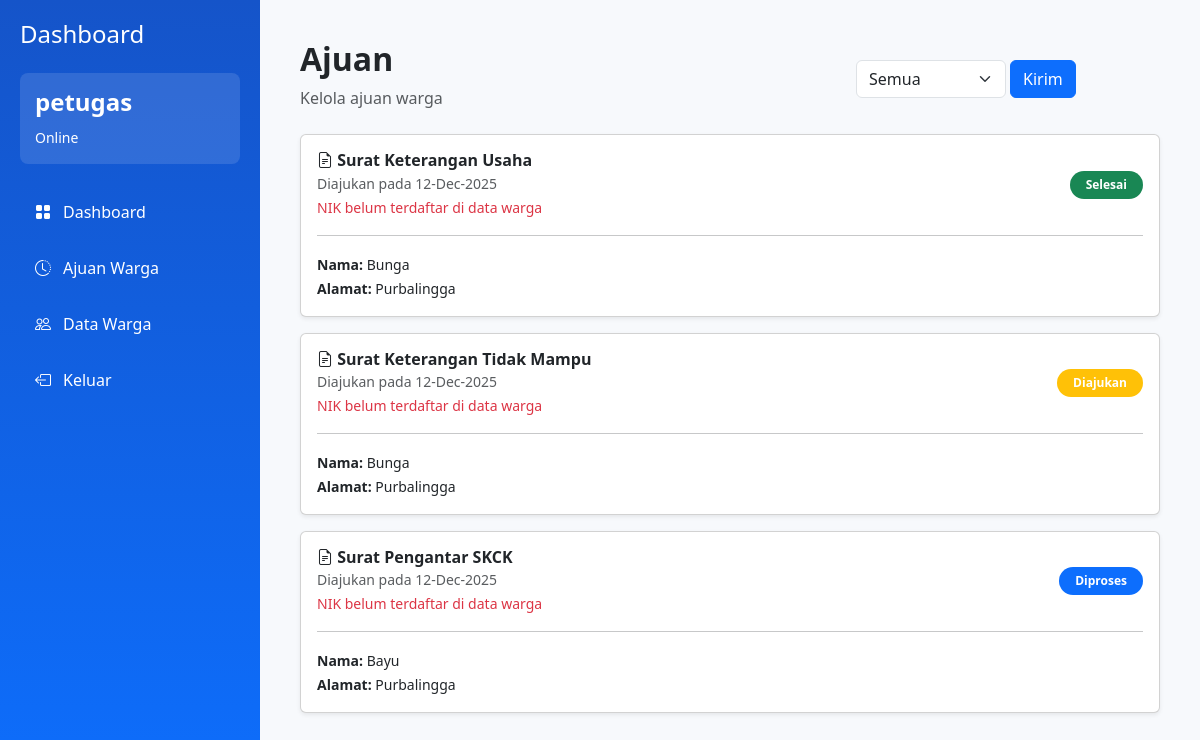
Page /Admin/index.php?p=ajuan (signed in) on the earlier database version.
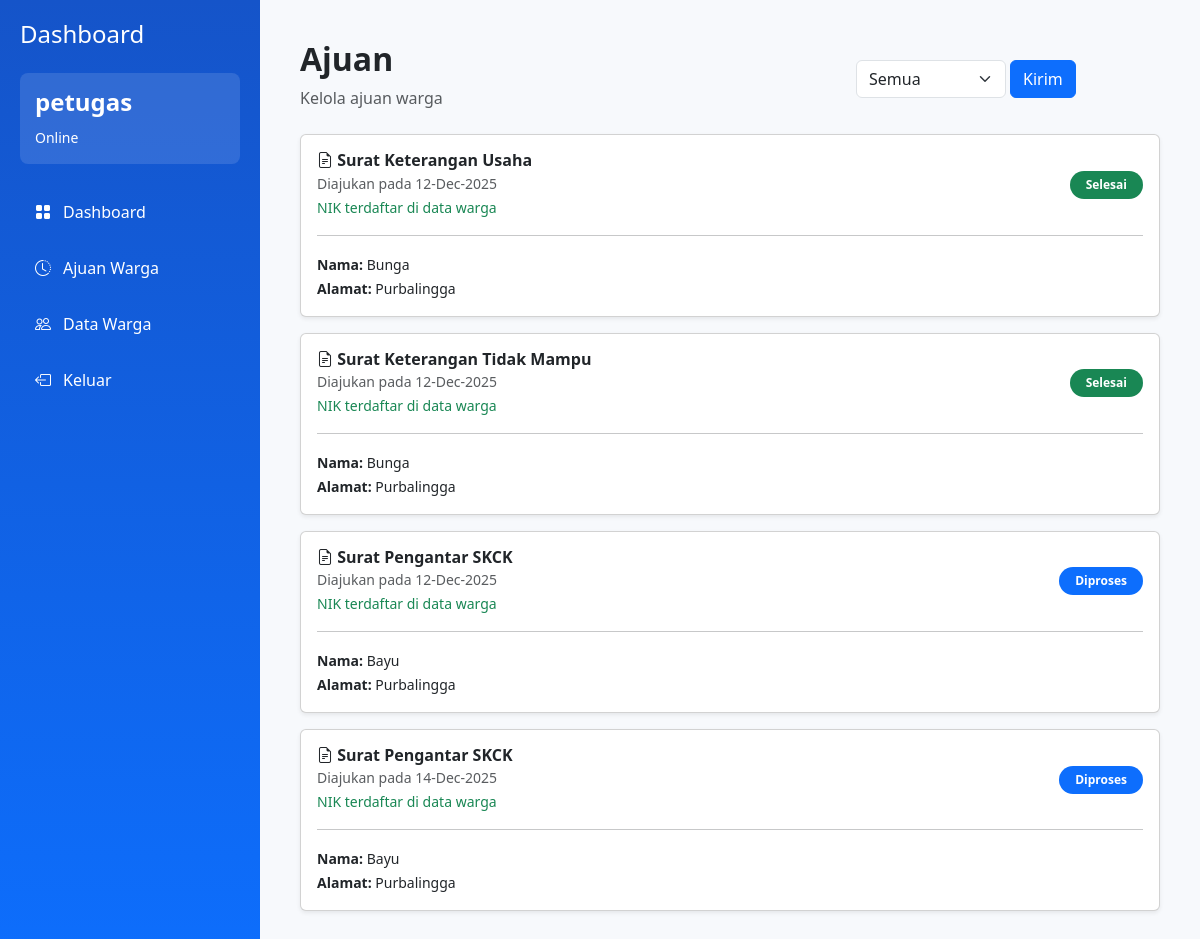
Same page on the later database version.
### tables this page shows
CREATE TABLE `ajuan` (
  `id_ajuan` int NOT NULL,
  `id_surat` int NOT NULL,
  `id_user` int NOT NULL,
  `Nama` varchar(50) NOT NULL,
  `Tempat_lahir` varchar(50) NOT NULL,
  `Tanggal_lahir` date NOT NULL,
  `Jenis_kelamin` enum('Laki-laki','Perempuan') NOT NULL,
  `NIK` varchar(20) DEFAULT NULL,
  `Agama` enum('Islam','Kristen','Katolik','Hindu','Buddha','Konghucu') NOT NULL,
  `Pekerjaan` varchar(40) DEFAULT NULL,
  `Alamat` text NOT NULL,
  `NPWP` varchar(40) DEFAULT NULL,
  `Nama_usaha` varchar(40) DEFAULT NULL,
  `Lama_usaha` date DEFAULT NULL,
  `Alamat_usaha` text,
  `KTP` varchar(40) NOT NULL,
  `KK` varchar(40) DEFAULT NULL,
  `Akte` varchar(40) DEFAULT NULL,
  `Pas_foto` varchar(40) DEFAULT NULL,
  `Surat_pengantar` varchar(40) DEFAULT NULL,
  `Foto_persyaratan` varchar(40) DEFAULT NULL,
  `status` enum('Diajukan','Diproses','Selesai','Ditolak') NOT NULL,
  `Pengambilan` enum('Soft file','Hard file','Keduanya','') NOT NULL,
  `file` varchar(20) DEFAULT NULL,
  `Tanggal` date DEFAULT NULL,
  `created_at` datetime NOT NULL DEFAULT CURRENT_TIMESTAMP
);

CREATE TABLE `surat` (
  `id_surat` int NOT NULL,
  `nama_surat` varchar(100) NOT NULL,
  `deskripsi` text NOT NULL,
  `persyaratan` text NOT NULL
);

### Admin/ajuan.php (the view, shortened to what this page needs)
<?php
$kategori = 'semua';
$query = "SELECT * FROM ajuan";
?>
<div class="d-flex justify-content-between align-items-center">
  <div class="row">
    <h2 class="fw-bold mb-2">Ajuan</h2>
    <p class="text-muted mb-4">Kelola ajuan warga</p>
  </div>
  <form action="" method="POST">
    <div class="d-flex align-items-start gap-1">
      <div class="mb-2" style="width: 150px;">
        <select id="disabledSelect" class="form-select" name="kategori">
          <option value="semua" <?php if ($kategori == 'semua') echo "selected" ?>>Semua</option>
        </select>
      </div>
      <div class="mb-3" style="width: 150px;">
        <button type="submit" class="btn btn-primary" name="submit">Kirim</button>
      </div>
    </div>
  </form>
</div>
<?php
$data = $koneksi->query($query);
foreach ($data as $d) {
  $id_surat = $d['id_surat'];
  $surat = $koneksi->query("SELECT * FROM surat WHERE id_surat = $id_surat");
  $s = $surat->fetch_assoc();
  $nik = $d['NIK'];
  $cek = $koneksi->query("SELECT nik FROM warga WHERE nik = '$nik'");
?>
  <a class="text-decoration-none text-dark" href="?p=detail&id_ajuan=<?= $d['id_ajuan'] ?>">
    <div class="card pengajuan-card shadow-sm mb-3">
      <div class="card-body">
        <div class="d-flex justify-content-between align-items-center">
          <div>
            <h6 class="fw-bold mb-0"><i class="bi bi-file-earmark-text"></i> <?= $s['nama_surat'] ?></h6>
            <small class="text-muted">Diajukan pada <?php echo date('d-M-Y', strtotime($d['created_at'])) ?></small><br>
            <?php
            if ($cek->num_rows == 0) {
              echo "<small class='text-danger'>NIK belum terdaftar di data warga</small>";
            }else{
              echo "<small class='text-success'>NIK terdaftar di data warga</small>";
            }
            ?>
          </div>
          <?php
          if ($d['status'] == 'Diajukan') {
            $warna = 'warning';
          } elseif ($d['status'] == 'Diproses') {
            $warna = 'primary';
          } elseif ($d['status'] == 'Selesai') {
            $warna = 'success';
          } else {
            $warna = 'danger';
          }
          ?>
          <span class="badge bg-<?= $warna ?> text-white rounded-pill px-3 py-2">
            <?php echo $d['status'] ?>
          </span>
        </div>
        <hr>
        <div class="row">
          <div class="col-md-6">
            <small><strong>Nama:</strong> <?= $d['Nama'] ?></small><br>
            <small><strong>Alamat:</strong> <?= $d['Alamat'] ?></small>
          </div>
        </div>
      </div>
    </div>
  </a>
<?php } ?>
</main>

### Admin/index.php (shortened to what this page needs)
<!DOCTYPE html>
<html lang="en">
<head>
  <link href="https://cdn.jsdelivr.net/npm/bootstrap@5.3.0/dist/css/bootstrap.min.css" rel="stylesheet">
  <link rel="stylesheet" href="https://cdn.jsdelivr.net/npm/bootstrap-icons/font/bootstrap-icons.css">
  <link rel="stylesheet" href="style.css">
</head>
<body>
  <div class="wrapper">
    <aside class="sidebar">
      <h4 class="mb-4">Dashboard</h4>
      <div class="profile-box mb-4">
        <h4 class="fw-bold"><?= $_SESSION['username'] ?></h4>
        <small>Online</small>
      </div>
      <a class="menu-item text-white text-decoration-none" href="?p=dashboard">
        <i class="bi bi-grid-fill"></i> Dashboard
      </a>
      <a class="menu-item text-white text-decoration-none" href="?p=ajuan">
        <i class="bi bi-clock-history"></i> Ajuan Warga
      </a>
      <a class="menu-item text-white text-decoration-none" href="?p=data_warga">
        <i class="bi bi-people"></i> Data Warga
      </a>
      <a class="menu-item text-white text-decoration-none mt-auto" href="?p=logout">
        <i class="bi bi-box-arrow-left"></i> Keluar
      </a>
    </aside>
    <main class="content">
      <?php require_once "route.php" ?>
  </div>
</body>
</html>

### Admin/route.php (shortened to what this page needs)
<?php
$p=$_GET['p'];
switch($p){
    case 'ajuan':
        require_once "ajuan.php";
        break;
}
?>

### Admin/style.css (style rules this page uses)
body { background: #f7f9fc; font-family: 'Segoe UI', sans-serif; }
.wrapper { display: flex; }
.sidebar { width: 260px; background: linear-gradient(rgb(21, 84, 201),#0d6efd); min-height: 100vh; color: #fff; padding: 20px; position: sticky; top: 0; }
.menu-item { display: flex; align-items: center; padding: 12px 15px; border-radius: 8px; margin-bottom: 8px; cursor: pointer; transition: 0.2s; }
.menu-item i { margin-right: 12px; }
.profile-box { padding: 15px; margin-bottom: 20px; background: rgba(255, 255, 255, 0.12); border-radius: 8px; }
.content { flex: 1; padding: 40px; }
.pengajuan-card { cursor: pointer; transition: 0.2s; }

Differences in the rows shown:
changed ajuan "Surat Keterangan Usaha": text "NIK belum terdaftar di data warga" → "NIK terdaftar di data warga"
changed ajuan "Surat Keterangan Tidak Mampu": status "Diajukan" → "Selesai"; text "NIK belum terdaftar di data warga" → "NIK terdaftar di data warga"
changed ajuan (number 3 of 4 on the later page): text "NIK belum terdaftar di data warga" → "NIK terdaftar di data warga"
added ajuan: id_surat.nama_surat "Surat Pengantar SKCK", created_at "14-Dec-2025", shows "NIK terdaftar di data warga", status "Diproses", Nama "Bayu", Alamat "Purbalingga"
